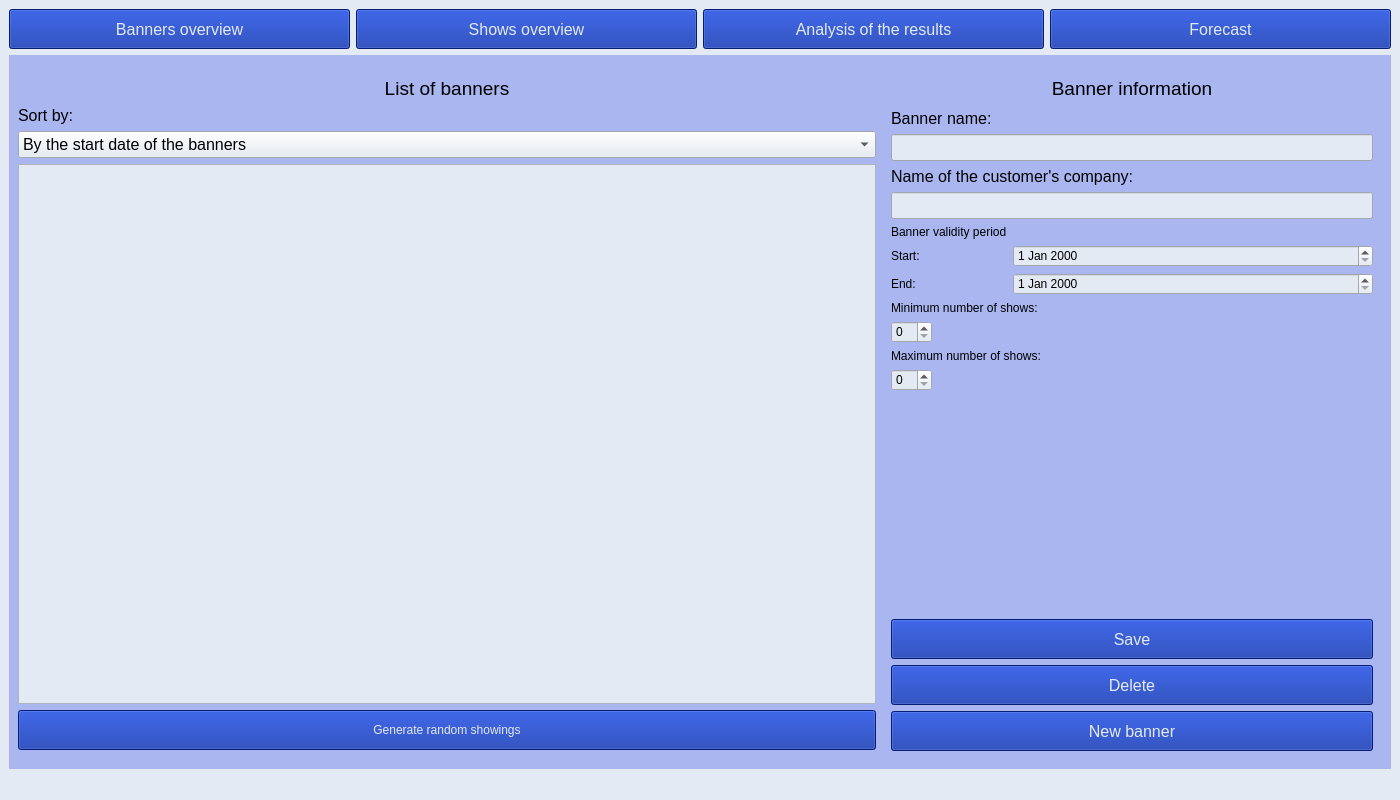
<?xml version="1.0" encoding="UTF-8"?>
<ui version="4.0">
 <class>MainWindow</class>
 <widget class="QMainWindow" name="MainWindow">
  <property name="geometry">
   <rect>
    <x>0</x>
    <y>0</y>
    <width>1400</width>
    <height>800</height>
   </rect>
  </property>
  <property name="windowTitle">
   <string>Analysis and forecasting of Internet banner shows</string>
  </property>
  <property name="styleSheet">
   <string notr="true">background-color: rgb(227, 234, 244);

disabled-color: rgb(148, 148, 148);</string>
  </property>
  <widget class="QWidget" name="centralwidget">
   <layout class="QVBoxLayout" name="verticalLayout">
    <item>
     <layout class="QHBoxLayout" name="horizontalLayout">
      <item>
       <widget class="QPushButton" name="button_banners_view">
        <property name="minimumSize">
         <size>
          <width>0</width>
          <height>40</height>
         </size>
        </property>
        <property name="font">
         <font>
          <pointsize>12</pointsize>
         </font>
        </property>
        <property name="styleSheet">
         <string notr="true">background-color: rgb(5, 41, 161);
color: rgb(227, 234, 244);</string>
        </property>
        <property name="text">
         <string>Banners overview</string>
        </property>
       </widget>
      </item>
      <item>
       <widget class="QPushButton" name="button_showings_view">
        <property name="minimumSize">
         <size>
          <width>0</width>
          <height>40</height>
         </size>
        </property>
        <property name="font">
         <font>
          <pointsize>12</pointsize>
         </font>
        </property>
        <property name="styleSheet">
         <string notr="true">background-color: rgb(5, 41, 161);
color: rgb(227, 234, 244);</string>
        </property>
        <property name="text">
         <string>Shows overview</string>
        </property>
       </widget>
      </item>
      <item>
       <widget class="QPushButton" name="button_banner_analysis">
        <property name="minimumSize">
         <size>
          <width>0</width>
          <height>40</height>
         </size>
        </property>
        <property name="font">
         <font>
          <pointsize>12</pointsize>
         </font>
        </property>
        <property name="styleSheet">
         <string notr="true">background-color: rgb(5, 41, 161);
color: rgb(227, 234, 244);</string>
        </property>
        <property name="text">
         <string>Analysis of the results</string>
        </property>
       </widget>
      </item>
      <item>
       <widget class="QPushButton" name="button_forecast_view">
        <property name="minimumSize">
         <size>
          <width>0</width>
          <height>40</height>
         </size>
        </property>
        <property name="font">
         <font>
          <pointsize>12</pointsize>
         </font>
        </property>
        <property name="styleSheet">
         <string notr="true">background-color: rgb(5, 41, 161);
color: rgb(227, 234, 244);</string>
        </property>
        <property name="text">
         <string>Forecast</string>
        </property>
       </widget>
      </item>
     </layout>
    </item>
    <item>
     <widget class="QStackedWidget" name="stackedWidget">
      <property name="font">
       <font>
        <pointsize>12</pointsize>
       </font>
      </property>
      <property name="styleSheet">
       <string notr="true">background-color: rgb(169, 182, 240);
font: 12pt &quot;MS Shell Dlg 2&quot;;</string>
      </property>
      <property name="currentIndex">
       <number>0</number>
      </property>
      <widget class="QWidget" name="banners_overview">
       <layout class="QHBoxLayout" name="horizontalLayout_2">
        <item>
         <layout class="QVBoxLayout" name="verticalLayout_2">
          <item>
           <spacer name="verticalSpacer">
            <property name="orientation">
             <enum>Qt::Vertical</enum>
            </property>
            <property name="sizeType">
             <enum>QSizePolicy::Maximum</enum>
            </property>
            <property name="sizeHint" stdset="0">
             <size>
              <width>20</width>
              <height>13</height>
             </size>
            </property>
           </spacer>
          </item>
          <item>
           <widget class="QLabel" name="label">
            <property name="font">
             <font>
              <family>MS Shell Dlg 2</family>
              <pointsize>14</pointsize>
              <weight>50</weight>
              <italic>false</italic>
              <bold>false</bold>
             </font>
            </property>
            <property name="styleSheet">
             <string notr="true">font: 14pt &quot;MS Shell Dlg 2&quot;;</string>
            </property>
            <property name="text">
             <string>List of banners</string>
            </property>
            <property name="alignment">
             <set>Qt::AlignCenter</set>
            </property>
           </widget>
          </item>
          <item>
           <widget class="QLabel" name="label_2">
            <property name="font">
             <font>
              <pointsize>12</pointsize>
             </font>
            </property>
            <property name="text">
             <string>Sort by:</string>
            </property>
           </widget>
          </item>
          <item>
           <widget class="QComboBox" name="combobox_sort_by">
            <property name="font">
             <font>
              <pointsize>12</pointsize>
             </font>
            </property>
            <property name="styleSheet">
             <string notr="true">background-color: rgb(227, 234, 244);</string>
            </property>
            <property name="currentText">
             <string>By the start date of the banners</string>
            </property>
            <item>
             <property name="text">
              <string>By the start date of the banners</string>
             </property>
            </item>
            <item>
             <property name="text">
              <string>By the end date of the banners</string>
             </property>
            </item>
           </widget>
          </item>
          <item>
           <widget class="QTableView" name="tableview_banners">
            <property name="minimumSize">
             <size>
              <width>450</width>
              <height>0</height>
             </size>
            </property>
            <property name="styleSheet">
             <string notr="true">background-color: rgb(227, 234, 244);</string>
            </property>
           </widget>
          </item>
          <item>
           <widget class="QPushButton" name="button_randdata">
            <property name="minimumSize">
             <size>
              <width>0</width>
              <height>40</height>
             </size>
            </property>
            <property name="styleSheet">
             <string notr="true">background-color: rgb(5, 41, 161);
color: rgb(227, 234, 244);</string>
            </property>
            <property name="text">
             <string>Generate random showings</string>
            </property>
           </widget>
          </item>
          <item>
           <spacer name="verticalSpacer_3">
            <property name="orientation">
             <enum>Qt::Vertical</enum>
            </property>
            <property name="sizeType">
             <enum>QSizePolicy::Maximum</enum>
            </property>
            <property name="sizeHint" stdset="0">
             <size>
              <width>20</width>
              <height>10</height>
             </size>
            </property>
           </spacer>
          </item>
         </layout>
        </item>
        <item>
         <widget class="QStackedWidget" name="stackedWidget_2">
          <property name="maximumSize">
           <size>
            <width>500</width>
            <height>16777215</height>
           </size>
          </property>
          <property name="styleSheet">
           <string notr="true">font: 12pt &quot;MS Shell Dlg 2&quot;;</string>
          </property>
          <property name="frameShadow">
           <enum>QFrame::Plain</enum>
          </property>
          <property name="currentIndex">
           <number>0</number>
          </property>
          <widget class="QWidget" name="banners_editor">
           <layout class="QVBoxLayout" name="verticalLayout_3">
            <item>
             <widget class="QLabel" name="label_baner_form_title">
              <property name="minimumSize">
               <size>
                <width>0</width>
                <height>30</height>
               </size>
              </property>
              <property name="maximumSize">
               <size>
                <width>16777215</width>
                <height>30</height>
               </size>
              </property>
              <property name="font">
               <font>
                <pointsize>14</pointsize>
               </font>
              </property>
              <property name="styleSheet">
               <string notr="true">font: 14pt &quot;MS Shell Dlg 2&quot;;</string>
              </property>
              <property name="text">
               <string>Banner information</string>
              </property>
              <property name="alignment">
               <set>Qt::AlignCenter</set>
              </property>
             </widget>
            </item>
            <item>
             <layout class="QFormLayout" name="formLayout">
              <item row="0" column="0" colspan="2">
               <widget class="QLabel" name="label_4">
                <property name="font">
                 <font>
                  <pointsize>12</pointsize>
                 </font>
                </property>
                <property name="text">
                 <string>Banner name:</string>
                </property>
               </widget>
              </item>
              <item row="1" column="0" colspan="2">
               <widget class="QLineEdit" name="bname_input">
                <property name="font">
                 <font>
                  <pointsize>12</pointsize>
                 </font>
                </property>
                <property name="styleSheet">
                 <string notr="true">background-color: rgb(227, 234, 244);</string>
                </property>
               </widget>
              </item>
              <item row="2" column="0" colspan="2">
               <widget class="QLabel" name="label_5">
                <property name="font">
                 <font>
                  <pointsize>12</pointsize>
                 </font>
                </property>
                <property name="text">
                 <string>Name of the customer's company:</string>
                </property>
               </widget>
              </item>
              <item row="3" column="0" colspan="2">
               <widget class="QLineEdit" name="bcomp_name_input">
                <property name="font">
                 <font>
                  <pointsize>12</pointsize>
                 </font>
                </property>
                <property name="styleSheet">
                 <string notr="true">background-color: rgb(227, 234, 244);</string>
                </property>
               </widget>
              </item>
              <item row="5" column="0">
               <widget class="QLabel" name="label_6">
                <property name="text">
                 <string>Banner validity period</string>
                </property>
               </widget>
              </item>
              <item row="6" column="0">
               <widget class="QLabel" name="label_7">
                <property name="text">
                 <string>Start:</string>
                </property>
               </widget>
              </item>
              <item row="6" column="1">
               <widget class="QDateEdit" name="date_start_edit">
                <property name="styleSheet">
                 <string notr="true">background-color: rgb(227, 234, 244);
font: 12pt &quot;MS Shell Dlg 2&quot;;</string>
                </property>
               </widget>
              </item>
              <item row="7" column="0">
               <widget class="QLabel" name="label_8">
                <property name="text">
                 <string>End:</string>
                </property>
               </widget>
              </item>
              <item row="7" column="1">
               <widget class="QDateEdit" name="date_end_edit">
                <property name="styleSheet">
                 <string notr="true">background-color: rgb(227, 234, 244);</string>
                </property>
               </widget>
              </item>
              <item row="8" column="0" colspan="2">
               <widget class="QLabel" name="label_9">
                <property name="text">
                 <string>Minimum number of shows:</string>
                </property>
               </widget>
              </item>
              <item row="9" column="0">
               <widget class="QSpinBox" name="spin_box_min_showings">
                <property name="styleSheet">
                 <string notr="true">background-color: rgb(227, 234, 244);</string>
                </property>
               </widget>
              </item>
              <item row="10" column="0" colspan="2">
               <widget class="QLabel" name="label_10">
                <property name="text">
                 <string>Maximum number of shows:</string>
                </property>
               </widget>
              </item>
              <item row="11" column="0">
               <widget class="QSpinBox" name="spin_box_max_showings">
                <property name="styleSheet">
                 <string notr="true">background-color: rgb(227, 234, 244);</string>
                </property>
               </widget>
              </item>
             </layout>
            </item>
            <item>
             <widget class="QPushButton" name="button_save_changes_banner">
              <property name="minimumSize">
               <size>
                <width>0</width>
                <height>40</height>
               </size>
              </property>
              <property name="maximumSize">
               <size>
                <width>16777215</width>
                <height>16777215</height>
               </size>
              </property>
              <property name="font">
               <font>
                <pointsize>12</pointsize>
               </font>
              </property>
              <property name="styleSheet">
               <string notr="true">background-color: rgb(5, 41, 161);
color: rgb(227, 234, 244);</string>
              </property>
              <property name="text">
               <string>Save</string>
              </property>
             </widget>
            </item>
            <item>
             <widget class="QPushButton" name="button_delete_banner">
              <property name="minimumSize">
               <size>
                <width>0</width>
                <height>40</height>
               </size>
              </property>
              <property name="font">
               <font>
                <pointsize>12</pointsize>
               </font>
              </property>
              <property name="styleSheet">
               <string notr="true">background-color: rgb(5, 41, 161);
color: rgb(227, 234, 244);</string>
              </property>
              <property name="text">
               <string>Delete</string>
              </property>
             </widget>
            </item>
            <item>
             <widget class="QPushButton" name="button_new_banner">
              <property name="minimumSize">
               <size>
                <width>0</width>
                <height>40</height>
               </size>
              </property>
              <property name="font">
               <font>
                <pointsize>12</pointsize>
               </font>
              </property>
              <property name="styleSheet">
               <string notr="true">background-color: rgb(5, 41, 161);
color: rgb(227, 234, 244);</string>
              </property>
              <property name="text">
               <string>New banner</string>
              </property>
             </widget>
            </item>
           </layout>
          </widget>
          <widget class="QWidget" name="showings_editor">
           <layout class="QVBoxLayout" name="verticalLayout_4">
            <item>
             <layout class="QVBoxLayout" name="verticalLayout_6">
              <item>
               <widget class="QLabel" name="label_15">
                <property name="font">
                 <font>
                  <family>MS Shell Dlg 2</family>
                  <pointsize>14</pointsize>
                  <weight>50</weight>
                  <italic>false</italic>
                  <bold>false</bold>
                 </font>
                </property>
                <property name="styleSheet">
                 <string notr="true">font: 14pt &quot;MS Shell Dlg 2&quot;;</string>
                </property>
                <property name="text">
                 <string>List of banner shows</string>
                </property>
                <property name="alignment">
                 <set>Qt::AlignCenter</set>
                </property>
               </widget>
              </item>
              <item>
               <spacer name="verticalSpacer_2">
                <property name="orientation">
                 <enum>Qt::Vertical</enum>
                </property>
                <property name="sizeType">
                 <enum>QSizePolicy::Maximum</enum>
                </property>
                <property name="sizeHint" stdset="0">
                 <size>
                  <width>20</width>
                  <height>32</height>
                 </size>
                </property>
               </spacer>
              </item>
              <item>
               <layout class="QHBoxLayout" name="horizontalLayout_4">
                <item>
                 <widget class="QPushButton" name="button_new_showing">
                  <property name="minimumSize">
                   <size>
                    <width>0</width>
                    <height>36</height>
                   </size>
                  </property>
                  <property name="layoutDirection">
                   <enum>Qt::LeftToRight</enum>
                  </property>
                  <property name="styleSheet">
                   <string notr="true">background-color: rgb(5, 41, 161);
color: rgb(227, 234, 244);</string>
                  </property>
                  <property name="text">
                   <string>New record</string>
                  </property>
                 </widget>
                </item>
                <item>
                 <widget class="QPushButton" name="button_save_changes_showing">
                  <property name="minimumSize">
                   <size>
                    <width>0</width>
                    <height>35</height>
                   </size>
                  </property>
                  <property name="styleSheet">
                   <string notr="true">background-color: rgb(5, 41, 161);
color: rgb(227, 234, 244);</string>
                  </property>
                  <property name="text">
                   <string>Save</string>
                  </property>
                 </widget>
                </item>
                <item>
                 <widget class="QPushButton" name="button_delete_showing">
                  <property name="minimumSize">
                   <size>
                    <width>0</width>
                    <height>35</height>
                   </size>
                  </property>
                  <property name="styleSheet">
                   <string notr="true">background-color: rgb(5, 41, 161);
color: rgb(227, 234, 244);</string>
                  </property>
                  <property name="text">
                   <string>Delete</string>
                  </property>
                 </widget>
                </item>
               </layout>
              </item>
              <item>
               <layout class="QFormLayout" name="formLayout_2">
                <item row="0" column="0" colspan="2">
                 <widget class="QLabel" name="label_showing_form_title">
                  <property name="text">
                   <string>Information about the banner show</string>
                  </property>
                 </widget>
                </item>
                <item row="1" column="0">
                 <widget class="QLabel" name="label_11">
                  <property name="text">
                   <string>Name of the site:</string>
                  </property>
                 </widget>
                </item>
                <item row="3" column="0">
                 <widget class="QLabel" name="label_12">
                  <property name="text">
                   <string>Date and time of the show:</string>
                  </property>
                 </widget>
                </item>
                <item row="3" column="1">
                 <widget class="QDateTimeEdit" name="datetime_edit">
                  <property name="styleSheet">
                   <string notr="true">background-color: rgb(227, 234, 244);</string>
                  </property>
                 </widget>
                </item>
                <item row="1" column="1">
                 <widget class="QLineEdit" name="site_name_input">
                  <property name="styleSheet">
                   <string notr="true">background-color: rgb(227, 234, 244);</string>
                  </property>
                 </widget>
                </item>
               </layout>
              </item>
              <item>
               <widget class="QTableView" name="tableview_showings">
                <property name="styleSheet">
                 <string notr="true">background-color: rgb(227, 234, 244);</string>
                </property>
               </widget>
              </item>
             </layout>
            </item>
           </layout>
          </widget>
         </widget>
        </item>
       </layout>
      </widget>
      <widget class="QWidget" name="banners_analisys">
       <layout class="QHBoxLayout" name="horizontalLayout_3">
        <item>
         <layout class="QVBoxLayout" name="verticalLayout_5">
          <item>
           <widget class="QLabel" name="label_16">
            <property name="font">
             <font>
              <pointsize>14</pointsize>
             </font>
            </property>
            <property name="styleSheet">
             <string notr="true">font: 14pt &quot;MS Shell Dlg 2&quot;;</string>
            </property>
            <property name="locale">
             <locale language="English" country="UnitedStates"/>
            </property>
            <property name="text">
             <string>Date selection</string>
            </property>
            <property name="alignment">
             <set>Qt::AlignCenter</set>
            </property>
           </widget>
          </item>
          <item>
           <widget class="QCalendarWidget" name="calendar_widget">
            <property name="minimumSize">
             <size>
              <width>100</width>
              <height>100</height>
             </size>
            </property>
            <property name="maximumSize">
             <size>
              <width>500</width>
              <height>350</height>
             </size>
            </property>
            <property name="font">
             <font>
              <family>MS Shell Dlg 2</family>
              <pointsize>10</pointsize>
              <weight>50</weight>
              <italic>false</italic>
              <bold>false</bold>
             </font>
            </property>
            <property name="styleSheet">
             <string notr="true">font: 10pt &quot;MS Shell Dlg 2&quot;;
background-color: rgb(227, 234, 244);
alternate-background-color: rgb(255, 255, 255);</string>
            </property>
            <property name="locale">
             <locale language="English" country="UnitedStates"/>
            </property>
            <property name="gridVisible">
             <bool>true</bool>
            </property>
            <property name="verticalHeaderFormat">
             <enum>QCalendarWidget::ISOWeekNumbers</enum>
            </property>
            <property name="navigationBarVisible">
             <bool>true</bool>
            </property>
           </widget>
          </item>
          <item>
           <layout class="QVBoxLayout" name="verticalLayout_9">
            <item>
             <widget class="QLabel" name="label_3">
              <property name="font">
               <font>
                <family>MS Shell Dlg 2</family>
                <pointsize>12</pointsize>
                <weight>50</weight>
                <italic>false</italic>
                <bold>false</bold>
               </font>
              </property>
              <property name="text">
               <string>Data for all time</string>
              </property>
              <property name="alignment">
               <set>Qt::AlignCenter</set>
              </property>
             </widget>
            </item>
            <item>
             <widget class="QLabel" name="label_all_fact_sh">
              <property name="text">
               <string>Total actual shows:</string>
              </property>
             </widget>
            </item>
            <item>
             <widget class="QLabel" name="label_all_min_sh">
              <property name="text">
               <string>Total min number of shows:</string>
              </property>
             </widget>
            </item>
            <item>
             <widget class="QLabel" name="label_all_max_sh">
              <property name="text">
               <string>Total max number of shows:</string>
              </property>
             </widget>
            </item>
            <item>
             <widget class="QLabel" name="label_pct_all">
              <property name="text">
               <string>The minimum is completed by: </string>
              </property>
             </widget>
            </item>
            <item>
             <spacer name="verticalSpacer_6">
              <property name="orientation">
               <enum>Qt::Vertical</enum>
              </property>
              <property name="sizeHint" stdset="0">
               <size>
                <width>20</width>
                <height>40</height>
               </size>
              </property>
             </spacer>
            </item>
           </layout>
          </item>
         </layout>
        </item>
        <item>
         <layout class="QVBoxLayout" name="verticalLayout_7">
          <item>
           <widget class="QLabel" name="label_13">
            <property name="font">
             <font>
              <pointsize>14</pointsize>
             </font>
            </property>
            <property name="styleSheet">
             <string notr="true">font: 14pt &quot;MS Shell Dlg 2&quot;;</string>
            </property>
            <property name="text">
             <string>List of banners</string>
            </property>
            <property name="alignment">
             <set>Qt::AlignCenter</set>
            </property>
           </widget>
          </item>
          <item>
           <widget class="QTableView" name="tableview_pr_banners">
            <property name="minimumSize">
             <size>
              <width>450</width>
              <height>0</height>
             </size>
            </property>
            <property name="styleSheet">
             <string notr="true">background-color: rgb(227, 234, 244);</string>
            </property>
           </widget>
          </item>
         </layout>
        </item>
        <item>
         <layout class="QVBoxLayout" name="verticalLayout_8">
          <item>
           <widget class="QLabel" name="label_14">
            <property name="font">
             <font>
              <pointsize>14</pointsize>
             </font>
            </property>
            <property name="styleSheet">
             <string notr="true">font: 14pt &quot;MS Shell Dlg 2&quot;;</string>
            </property>
            <property name="text">
             <string>Banner information</string>
            </property>
            <property name="alignment">
             <set>Qt::AlignCenter</set>
            </property>
           </widget>
          </item>
          <item>
           <widget class="QLabel" name="label_bname">
            <property name="text">
             <string>Banner name:</string>
            </property>
           </widget>
          </item>
          <item>
           <widget class="QLineEdit" name="line_bname">
            <property name="enabled">
             <bool>true</bool>
            </property>
            <property name="styleSheet">
             <string notr="true">background-color: rgb(227, 234, 244);</string>
            </property>
           </widget>
          </item>
          <item>
           <widget class="QLabel" name="label_bcomp_name">
            <property name="text">
             <string>Customer's company:</string>
            </property>
           </widget>
          </item>
          <item>
           <widget class="QLineEdit" name="line_bcomp_name">
            <property name="styleSheet">
             <string notr="true">background-color: rgb(227, 234, 244);</string>
            </property>
           </widget>
          </item>
          <item>
           <spacer name="verticalSpacer_4">
            <property name="orientation">
             <enum>Qt::Vertical</enum>
            </property>
            <property name="sizeType">
             <enum>QSizePolicy::Minimum</enum>
            </property>
            <property name="sizeHint" stdset="0">
             <size>
              <width>20</width>
              <height>10</height>
             </size>
            </property>
           </spacer>
          </item>
          <item>
           <widget class="QLabel" name="label_24">
            <property name="text">
             <string>Data for the selected date</string>
            </property>
            <property name="alignment">
             <set>Qt::AlignCenter</set>
            </property>
           </widget>
          </item>
          <item>
           <widget class="QLabel" name="label_min_sh_now">
            <property name="text">
             <string>Min number of shows:</string>
            </property>
           </widget>
          </item>
          <item>
           <widget class="QLabel" name="label_max_sh_now">
            <property name="text">
             <string>Max number of shows:</string>
            </property>
           </widget>
          </item>
          <item>
           <widget class="QLabel" name="label_fact_sh_now">
            <property name="text">
             <string>Actual number of shows:</string>
            </property>
           </widget>
          </item>
          <item>
           <widget class="QLabel" name="label_pct_now">
            <property name="text">
             <string>The minimum is completed by:</string>
            </property>
           </widget>
          </item>
          <item>
           <spacer name="verticalSpacer_5">
            <property name="orientation">
             <enum>Qt::Vertical</enum>
            </property>
            <property name="sizeType">
             <enum>QSizePolicy::Minimum</enum>
            </property>
            <property name="sizeHint" stdset="0">
             <size>
              <width>20</width>
              <height>10</height>
             </size>
            </property>
           </spacer>
          </item>
          <item>
           <widget class="QLabel" name="label_25">
            <property name="text">
             <string>Data for the whole period of validity</string>
            </property>
            <property name="alignment">
             <set>Qt::AlignCenter</set>
            </property>
           </widget>
          </item>
          <item>
           <widget class="QLabel" name="label_min_sh">
            <property name="text">
             <string>Min number of shows:</string>
            </property>
           </widget>
          </item>
          <item>
           <widget class="QLabel" name="label_max_sh">
            <property name="text">
             <string>Max number of shows:</string>
            </property>
           </widget>
          </item>
          <item>
           <widget class="QLabel" name="label_fact_sh">
            <property name="text">
             <string>Actual number of shows:</string>
            </property>
           </widget>
          </item>
          <item>
           <widget class="QLabel" name="label_pct">
            <property name="text">
             <string>The minimum is completed by:</string>
            </property>
           </widget>
          </item>
          <item>
           <widget class="QLabel" name="label_date_start">
            <property name="text">
             <string>Start of banner validity:</string>
            </property>
           </widget>
          </item>
          <item>
           <widget class="QLabel" name="label_date_end">
            <property name="text">
             <string>End of banner validity:</string>
            </property>
           </widget>
          </item>
          <item>
           <spacer name="verticalSpacer_7">
            <property name="orientation">
             <enum>Qt::Vertical</enum>
            </property>
            <property name="sizeHint" stdset="0">
             <size>
              <width>20</width>
              <height>40</height>
             </size>
            </property>
           </spacer>
          </item>
         </layout>
        </item>
       </layout>
      </widget>
      <widget class="QWidget" name="banners_forecasting">
       <layout class="QHBoxLayout" name="horizontalLayout_5">
        <item>
         <layout class="QVBoxLayout" name="verticalLayout_10">
          <item>
           <widget class="QLabel" name="label_17">
            <property name="font">
             <font>
              <pointsize>14</pointsize>
             </font>
            </property>
            <property name="styleSheet">
             <string notr="true">font: 14pt &quot;MS Shell Dlg 2&quot;;</string>
            </property>
            <property name="text">
             <string>List of banners</string>
            </property>
            <property name="alignment">
             <set>Qt::AlignCenter</set>
            </property>
           </widget>
          </item>
          <item>
           <widget class="QTableView" name="tableview_forecast">
            <property name="styleSheet">
             <string notr="true">background-color: rgb(227, 234, 244);</string>
            </property>
           </widget>
          </item>
         </layout>
        </item>
        <item>
         <layout class="QVBoxLayout" name="verticalLayout_11">
          <item>
           <widget class="QLabel" name="label_18">
            <property name="font">
             <font>
              <pointsize>14</pointsize>
             </font>
            </property>
            <property name="styleSheet">
             <string notr="true">font: 14pt &quot;MS Shell Dlg 2&quot;;</string>
            </property>
            <property name="text">
             <string>Graph of the forecasted promotion of the banner</string>
            </property>
            <property name="alignment">
             <set>Qt::AlignCenter</set>
            </property>
           </widget>
          </item>
          <item>
           <widget class="PlotWidget" name="graphicview" native="true">
            <property name="font">
             <font>
              <family>MS Shell Dlg 2</family>
              <pointsize>12</pointsize>
              <weight>50</weight>
              <italic>false</italic>
              <bold>false</bold>
             </font>
            </property>
           </widget>
          </item>
         </layout>
        </item>
       </layout>
      </widget>
     </widget>
    </item>
   </layout>
  </widget>
  <widget class="QStatusBar" name="statusbar"/>
 </widget>
 <customwidgets>
  <customwidget>
   <class>PlotWidget</class>
   <extends>QWidget</extends>
   <header>pyqtgraph</header>
   <container>1</container>
  </customwidget>
 </customwidgets>
 <resources/>
 <connections/>
</ui>
